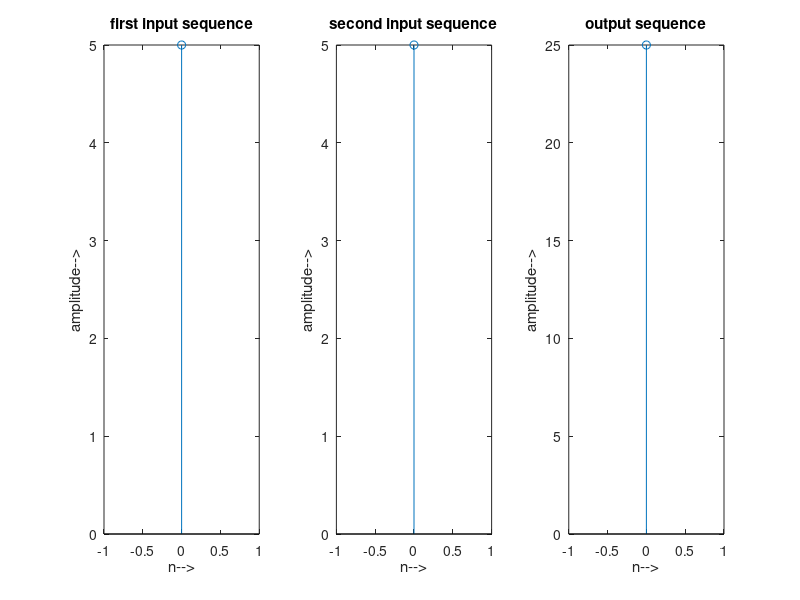

MATLAB code for this plot:
clc;
clear all;
close all;
x1=input('enter the 1st input sequence');
x2=input('enter the 2nd input sequence');
n1=length(x1);
n2=length(x2);
if(n1<n2)
 x1=[zeros(1,n2-n1)];
elseif(n2<n1)
 x2=[zeros(1,n1-n2)];
else
 x1=x1;
 x2=x2;
end;
n1=length(x1);
n2=length(x2);
A=fft(x1,n1);
B=fft(x2,n2);
Y=A.*B;
y=ifft(Y);
n=length(y);
disp('circular convolution output is:');
disp(y);
t1=0:n1-1;
subplot(1,3,1);
stem(t1,x1);
xlabel('n-->');
ylabel('amplitude-->');
title('first input sequence');
t2=0:n2-1;
subplot(1,3,2);
stem(t2,x2);
xlabel('n-->');
ylabel('amplitude-->');
title('second input sequence');
t=0:1:n-1;
subplot(1,3,3);
stem(t,y);
xlabel('n-->');
ylabel('amplitude-->');
title('output sequence');
